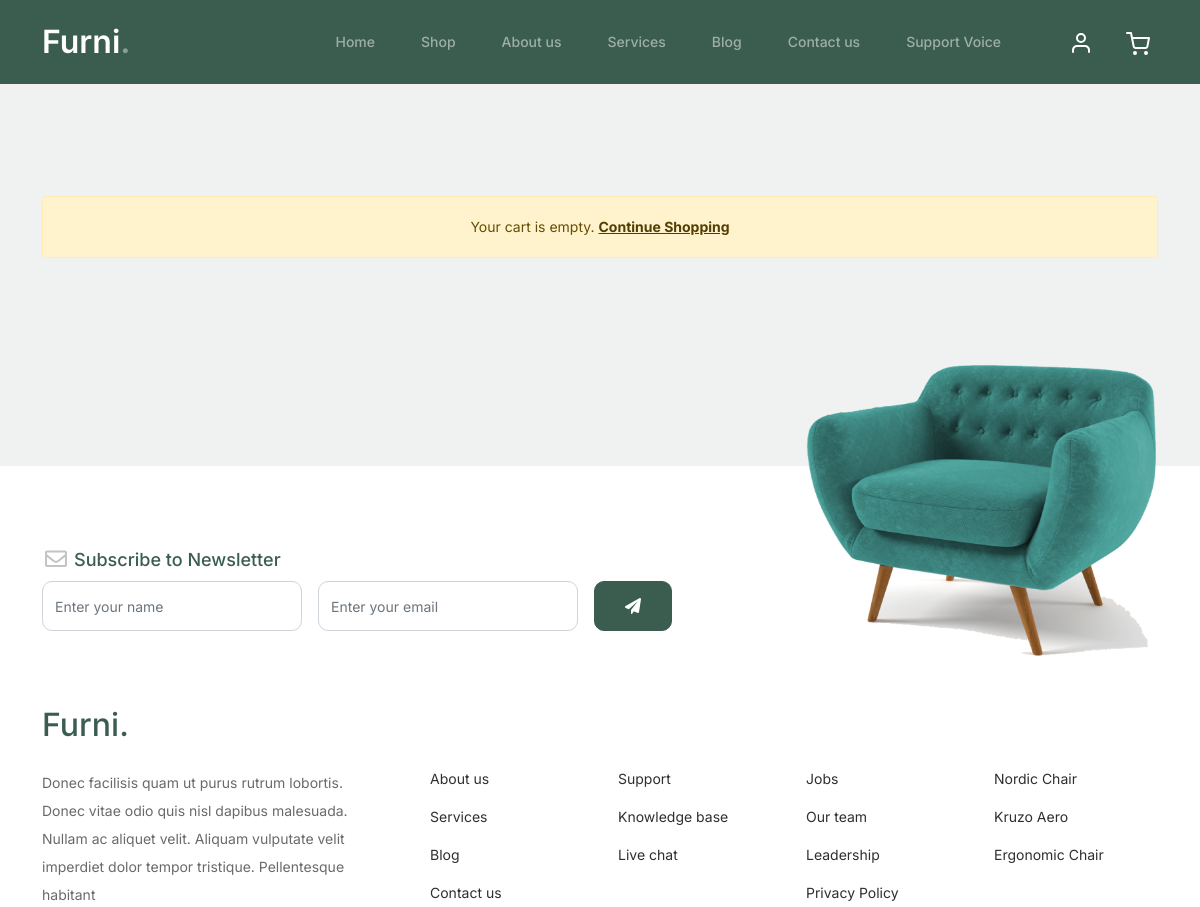
Page /cart/ (upper part) on the earlier database version.
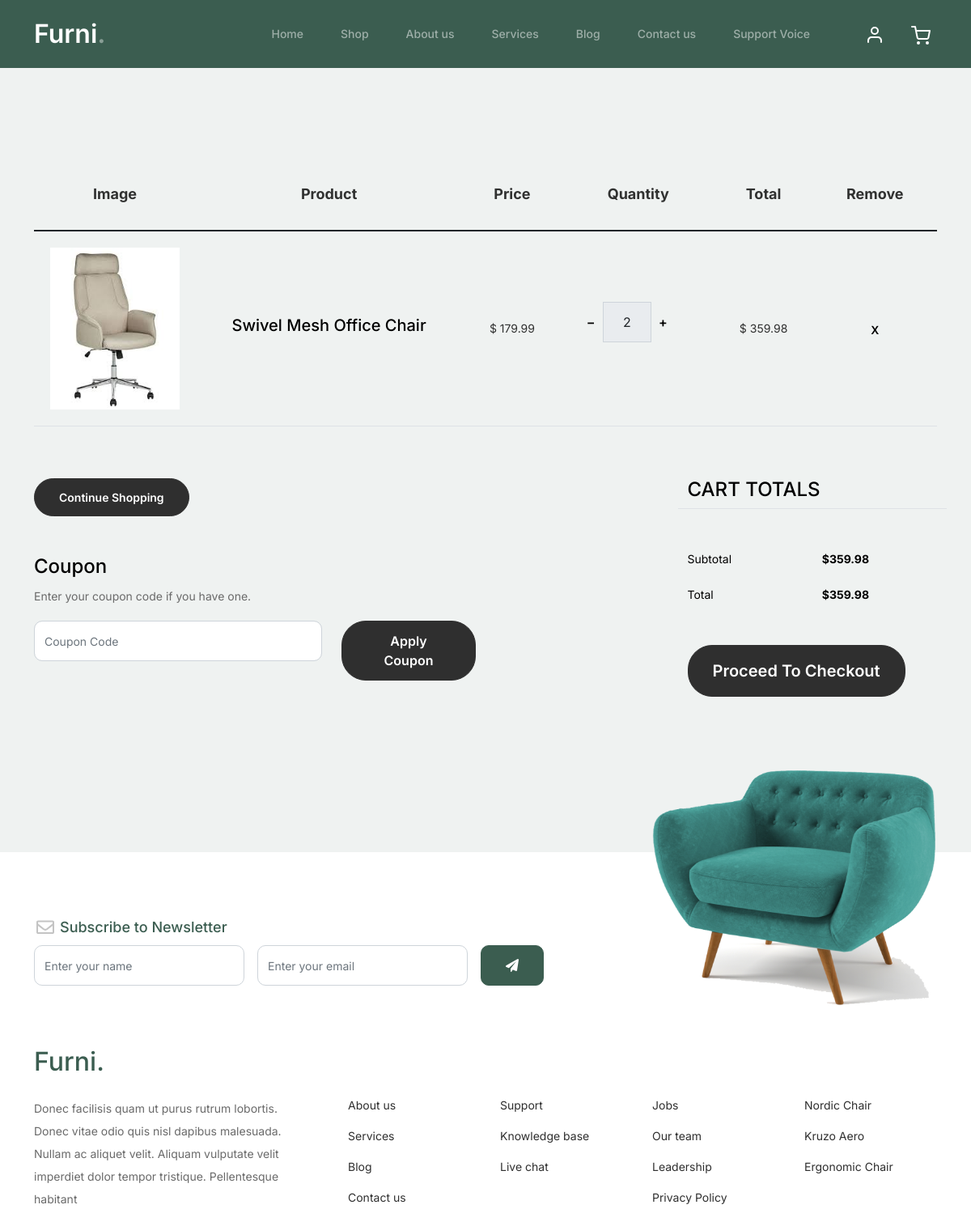
Same page on the later database version.
### shop/models.py (models this page shows, shortened)
class CartItem(models.Model):
    cart = models.ForeignKey(Cart, on_delete=models.CASCADE, related_name='items')
    product = models.ForeignKey(Product, on_delete=models.CASCADE)
    quantity = models.PositiveIntegerField(default=1)
    def total_price(self):
        return self.quantity * self.product.price

class Product(models.Model):
    name = models.CharField(max_length=200)
    slug = AutoSlugField(populate_from='name', unique=True)
    subcategory = models.ForeignKey(Subcategory, on_delete=models.CASCADE, related_name='products')
    description = models.TextField()
    price = models.DecimalField(max_digits=10, decimal_places=2)
    image = models.ImageField(upload_to='products/')
    stock = models.PositiveIntegerField()
    available = models.BooleanField(default=True)
    created_at = models.DateTimeField(auto_now_add=True)
    updated_at = models.DateTimeField(auto_now=True)

### shop/views.py (the view)
# urls.py: path('cart/', view_cart, name='view_cart'),
def view_cart(request):
    if request.user.is_authenticated:
        cart, created = Cart.objects.get_or_create(user=request.user)
    else:
        session_key = request.session.session_key
        if not session_key:
            request.session.create()
            session_key = request.session.session_key
        cart, created = Cart.objects.get_or_create(session_key=session_key)
    cart_items = cart.items.all()
    total_price = sum(item.total_price() for item in cart_items)
    context = {
        'cart_items': cart_items,
        'total_price': total_price,
    }
    return render(request, 'cart.html', context)

### shop/context_processors.py (called while the page is built)
def cart_item_count(request):
    if request.user.is_authenticated:
        cart, created = Cart.objects.get_or_create(user=request.user)
        return {'cart_item_count': cart.items.count()}
    return {'cart_item_count': 0}

### shop/templates/cart.html (shortened to what this page needs)
{% extends "base.html" %}
{% load static %}
{% block content %}
  <div class="untree_co-section before-footer-section">
    <div class="container">
      {% if cart_items %}
      <div class="row mb-5">
        <form class="col-md-12" method="post">
          <div class="site-blocks-table">
            <table class="table">
              <thead>
                <tr>
                  <th class="product-thumbnail">Image</th>
                  <th class="product-name">Product</th>
                  <th class="product-price">Price</th>
                  <th class="product-quantity">Quantity</th>
                  <th class="product-total">Total</th>
                  <th class="product-remove">Remove</th>
                </tr>
              </thead>
              <tbody>
              {% for item in cart_items %}
              <tr>
                  <td class="product-thumbnail">
                    <img src="{{ item.product.image.url }}" alt="Image" class="img-fluid" />
                  </td>
                  <td class="product-name">
                    <h2 class="h5 text-black">{{ item.product.name }}</h2>
                  </td>
                  <td>$ {{ item.product.price }} </td>
                  <td>
                    <div class="input-group mb-3 d-flex align-items-center quantity-container" style="max-width: 120px">
                      <div class="input-group-prepend">
                        <a href="{% url 'decrement_item' item.id %}">
                          <button class="btn btn-outline-black decrease" type="button">&minus;</button>
                        </a>
                      </div>
                      <input type="text" class="form-control text-center quantity-amount" value="{{ item.quantity }}" readonly />
                      <div class="input-group-append">
                        <a href="{% url 'increment_item' item.id %}">
                          <button class="btn btn-outline-black increase" type="button">&plus;</button>
                        </a>
                      </div>
                    </div>
                  </td>
                  <td>$ {{ item.total_price }} </td>
                  <td><a href="{% url 'remove_item' item.id %}" class="btn btn-black btn-sm">X</a></td>
                </tr>
              {% endfor %}
              </tbody>
            </table>
          </div>
        </form>
      </div>
      <div class="row">
        <div class="col-md-6">
          <div class="row mb-5">
            <div class="col-md-6">
              <a href="{% url 'shop' %}" class="btn btn-outline-warning btn-sm btn-warning">Continue Shopping</a>
            </div>
          </div>
          <div class="row">
            <div class="col-md-12">
              <label class="text-black h4" for="coupon">Coupon</label>
              <p>Enter your coupon code if you have one.</p>
            </div>
            <div class="col-md-8 mb-3 mb-md-0">
              <input type="text" class="form-control py-3" id="coupon" placeholder="Coupon Code" />
            </div>
            <div class="col-md-4">
              <button class="btn btn-warning">Apply Coupon</button>
            </div>
          </div>
        </div>
        <div class="col-md-6 pl-5">
          <div class="row justify-content-end">
            <div class="col-md-7">
              <div class="row">
                <div class="col-md-12 text-right border-bottom mb-5">
                  <h3 class="text-black h4 text-uppercase">Cart Totals</h3>
                </div>
              </div>
              <div class="row mb-3">
                <div class="col-md-6">
                  <span class="text-black">Subtotal</span>
                </div>
                <div class="col-md-6 text-right">
                  <strong class="text-black">${{ total_price }}</strong>
                </div>
              </div>
              <div class="row mb-5">
                <div class="col-md-6">
                  <span class="text-black">Total</span>
                </div>
                <div class="col-md-6 text-right">
                  <strong class="text-black">${{ total_price }}</strong>
                </div>
              </div>
              <div class="row">
                <div class="col-md-12">
                  <a href="{% url 'checkout' %}" class="btn btn-warning btn-lg py-3 btn-block">Proceed To Checkout</a>
                </div>
              </div>
            </div>
          </div>
        </div>
      </div>
      {% else %}
      <div class="row">
        <div class="col-12 text-center">
          <div class="alert alert-warning" role="alert">Your cart is empty. <a href="{% url 'shop' %}" class="alert-link">Continue Shopping</a></div>
        </div>
      </div>
      {% endif %}
    </div>
  </div>
{% endblock content %}

### templates/base.html (shortened to what this page needs)
<!doctype html>
{% load static %}
<html lang="en">
<head>
		<link href="{% static 'css/bootstrap.min.css' %}" rel="stylesheet">
		<link href="https://cdnjs.cloudflare.com/ajax/libs/font-awesome/6.0.0-beta3/css/all.min.css" rel="stylesheet">
		<link href="{% static 'css/tiny-slider.css' %}" rel="stylesheet">
		<link href="{% static 'css/style.css' %}" rel="stylesheet">
<link rel="stylesheet" href="https://cdn.jsdelivr.net/npm/toastify-js/src/toastify.min.css">
	</head>
	<body>
		<nav class="custom-navbar navbar navbar navbar-expand-md navbar-dark bg-dark" arial-label="Furni navigation bar">
			<div class="container">
				<a class="navbar-brand" href="{% url 'home' %}">Furni<span>.</span></a>
				<div class="collapse navbar-collapse" id="navbarsFurni">
					<ul class="custom-navbar-nav navbar-nav ms-auto mb-2 mb-md-0">
            {% url 'home' as home_url %}
						<li class="nav-item {% if request.path == home_url %}active{% endif %}">
							<a class="nav-link" href=" {{home_url}} ">Home</a>
						</li>
						{% url 'shop' as shop_url %}
						<li class="nav-item {% if request.path == shop_url %}active{% endif %}">
						<a class="nav-link" href="{{shop_url}}">Shop</a>
						</li>
            {% url 'about' as about_url %}
						<li class ="nav-item {% if request.path == about_url %}active{% endif %}" ><a class="nav-link " href="{{about_url}}">About us</a></li>
            {% url 'service' as service_url %}
						<li class="nav-item {% if request.path == service_url %}active{% endif %}" ><a class="nav-link" href="{{service_url}}">Services</a></li>
						{% url 'blog' as blog_url %}
						<li class="nav-item {% if request.path == blog_url %}active{% endif %}">
						<a class="nav-link" href="{{blog_url}}">Blog</a>
						</li>
            {% url 'contact' as contact_url %}
						<li class="nav-item {% if request.path == contact_url %}active{% endif %}" ><a class="nav-link" href="{{contact_url}}">Contact us</a></li>
            {% url 'assistant' as assistant_url %}
						<li class="nav-item {% if request.path == assistant_url %}active{% endif %}" ><a class="nav-link" href="{{assistant_url}}">Support Voice</a></li>
					</ul>
					<ul class="custom-navbar-cta navbar-nav mb-2 mb-md-0 ms-5">
							<li class="nav-item">
									<a class="nav-link" href="#">
											<img src="{% static 'images/user.svg' %}" alt="User">
									</a>
							</li>
							<li class="nav-item position-relative">
									<a class="nav-link" href="{% url 'view_cart' %}">
											<img src="{% static 'images/cart.svg' %}" alt="Cart">
									</a>
							</li>
					</ul>
				</div>
			</div>
		</nav>
{% block content %}
{% endblock content %}
		<footer class="footer-section">
			<div class="container relative">
				<div class="sofa-img">
					<img src="{% static 'images/sofa.png' %}" alt="Image" class="img-fluid">
				</div>
				<div class="row">
					<div class="col-lg-8">
						<div class="subscription-form">
							<h3 class="d-flex align-items-center"><span class="me-1"><img src="{% static 'images/envelope-outline.svg' %}" alt="Image" class="img-fluid"></span><span>Subscribe to Newsletter</span></h3>
							<form action="#" class="row g-3">
								<div class="col-auto">
									<input type="text" class="form-control" placeholder="Enter your name">
								</div>
								<div class="col-auto">
									<input type="email" class="form-control" placeholder="Enter your email">
								</div>
								<div class="col-auto">
									<button class="btn btn-primary">
										<span class="fa fa-paper-plane"></span>
									</button>
								</div>
							</form>
						</div>
					</div>
				</div>
				<div class="row g-5 mb-5">
					<div class="col-lg-4">
						<div class="mb-4 footer-logo-wrap"><a href="#" class="footer-logo">Furni<span>.</span></a></div>
						<p class="mb-4">Donec facilisis quam ut purus rutrum lobortis. Donec vitae odio quis nisl dapibus malesuada. Nullam ac aliquet velit. Aliquam vulputate velit imperdiet dolor tempor tristique. Pellentesque habitant</p>
					</div>
					<div class="col-lg-8">
						<div class="row links-wrap">
							<div class="col-6 col-sm-6 col-md-3">
								<ul class="list-unstyled">
									<li><a href="#">About us</a></li>
									<li><a href="#">Services</a></li>
									<li><a href="#">Blog</a></li>
									<li><a href="#">Contact us</a></li>
								</ul>
							</div>
							<div class="col-6 col-sm-6 col-md-3">
								<ul class="list-unstyled">
									<li><a href="#">Support</a></li>
									<li><a href="#">Knowledge base</a></li>
									<li><a href="#">Live chat</a></li>
								</ul>
							</div>
							<div class="col-6 col-sm-6 col-md-3">
								<ul class="list-unstyled">
									<li><a href="#">Jobs</a></li>
									<li><a href="#">Our team</a></li>
									<li><a href="#">Leadership</a></li>
									<li><a href="#">Privacy Policy</a></li>
								</ul>
							</div>
							<div class="col-6 col-sm-6 col-md-3">
								<ul class="list-unstyled">
									<li><a href="#">Nordic Chair</a></li>
									<li><a href="#">Kruzo Aero</a></li>
									<li><a href="#">Ergonomic Chair</a></li>
								</ul>
							</div>
						</div>
					</div>
				</div>
			</div>
		</footer>
	</body>
</html>

### static/css/style.css (style rules this page uses)
body { overflow-x: hidden; position: relative; }
body { font-family: "Inter", sans-serif; font-weight: 400; line-height: 28px; color: #6a6a6a; font-size: 14px; background-color: #eff2f1; }
a { text-decoration: none; -webkit-transition: .3s all ease; -o-transition: .3s all ease; transition: .3s all ease; color: #2f2f2f; text-decoration: underline; }
.custom-navbar { background: #3b5d50 !important; padding-top: 20px; padding-bottom: 20px; }
.custom-navbar .navbar-brand { font-size: 32px; font-weight: 600; }
.custom-navbar .navbar-brand > span { opacity: .4; }
@media (min-width: 992px) { .custom-navbar .custom-navbar-nav li { margin-left: 15px; margin-right: 15px; } }
.custom-navbar .custom-navbar-nav li a { font-weight: 500; color: #ffffff !important; opacity: .5; -webkit-transition: .3s all ease; -o-transition: .3s all ease; transition: .3s all ease; position: relative; }
@media (min-width: 768px) { .custom-navbar .custom-navbar-nav li a:before { content: ""; position: absolute; bottom: 0; left: 8px; right: 8px; background: #f9bf29; height: 5px; opacity: 1; visibility: visible; width: 0; -webkit-transition: .15s all ease-out; -o-transition: .15s all ease-out; transition: .15s all ease-out; } }
.custom-navbar .custom-navbar-cta { margin-left: 0 !important; -webkit-box-orient: horizontal; -webkit-box-direction: normal; -ms-flex-direction: row; flex-direction: row; }
@media (min-width: 768px) { .custom-navbar .custom-navbar-cta { margin-left: 40px !important; } }
.custom-navbar .custom-navbar-cta li { margin-left: 0px; margin-right: 0px; }
.custom-navbar .custom-navbar-cta li:first-child { margin-right: 20px; }
.btn { font-weight: 600; padding: 12px 30px; border-radius: 30px; color: #ffffff; background: #2f2f2f; border-color: #2f2f2f; }
.btn.btn-primary { background: #3b5d50; border-color: #3b5d50; }
.before-footer-section { padding: 7rem 0 12rem 0 !important; }
.footer-section { padding: 80px 0; background: #ffffff; }
.footer-section .relative { position: relative; }
.footer-section a { text-decoration: none; color: #2f2f2f; -webkit-transition: .3s all ease; -o-transition: .3s all ease; transition: .3s all ease; }
.footer-section .subscription-form { margin-bottom: 40px; position: relative; z-index: 2; margin-top: 100px; }
@media (min-width: 992px) { .footer-section .subscription-form { margin-top: 0px; margin-bottom: 80px; } }
.footer-section .subscription-form h3 { font-size: 18px; font-weight: 500; color: #3b5d50; }
.footer-section .subscription-form .form-control { height: 50px; border-radius: 10px; font-family: "Inter", sans-serif; }
.footer-section .subscription-form .btn { border-radius: 10px !important; }
.footer-section .sofa-img { position: absolute; top: -200px; z-index: 1; right: 0; }
.footer-section .sofa-img img { max-width: 380px; }
.footer-section .links-wrap { margin-top: 0px; }
@media (min-width: 992px) { .footer-section .links-wrap { margin-top: 54px; } }
.footer-section .links-wrap ul li { margin-bottom: 10px; }
.footer-section .footer-logo-wrap .footer-logo { font-size: 32px; font-weight: 500; text-decoration: none; color: #3b5d50; }
.untree_co-section { padding: 7rem 0; }
.form-control { height: 50px; border-radius: 10px; font-family: "Inter", sans-serif; }
.site-blocks-table { overflow: auto; }
.site-blocks-table .product-thumbnail { width: 200px; }
.site-blocks-table .btn { padding: 2px 10px; }
.site-blocks-table thead th { padding: 30px; text-align: center; border-width: 0px !important; vertical-align: middle; color: rgba(0, 0, 0, 0.8); font-size: 18px; }
.site-blocks-table td { padding: 20px; text-align: center; vertical-align: middle; color: rgba(0, 0, 0, 0.8); }
.site-blocks-table tbody tr:first-child td { border-top: 1px solid #3b5d50 !important; }
.site-blocks-table .btn { background: none !important; color: #000000; border: none; height: auto !important; }
.product-thumbnail { transition: transform 0.3s ease; }

Differences in the rows shown:
added CartItem: product.image (picture), product.name "Swivel Mesh Office Chair", product.price "179.99", quantity "2", total_price "359.98"
Other differences:
{{ total_price }}: (not shown) → "359.98"
text no longer shown: "Your cart is empty."
text now shown: "Image Product Price Quantity Total Remove Coupon Enter your coupon code if you have one. Apply Coupon CART TOTALS Subtotal $ Total $ Proceed To Checkout"
